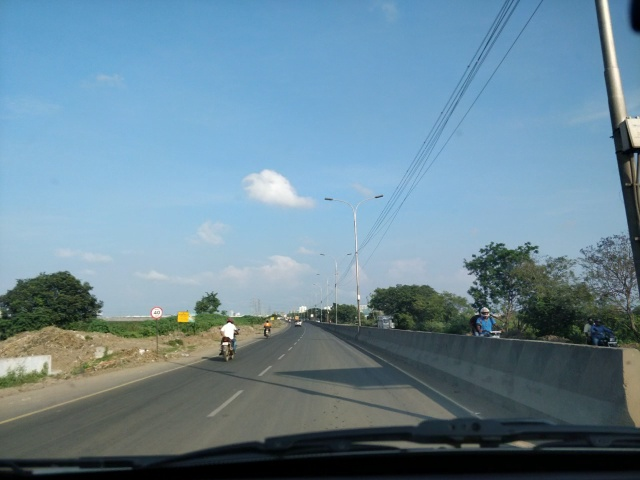
#> input picture dataset/ld15.jpg, 640 x 480 px
$ jupyter execute ImageDenoising.ipynb
#> lines starting #> are read from the running program, lines starting #| are printed output that depends on the picture
# Image Denoising in OpenCV

OpenCV provides four variations of this technique.

    cv2.fastNlMeansDenoising() - works with a single grayscale images
    cv2.fastNlMeansDenoisingColored() - works with a color image.
    cv2.fastNlMeansDenoisingMulti() - works with image sequence captured in short period of time (grayscale images)
    cv2.fastNlMeansDenoisingColoredMulti() - same as above, but for color images.

[cell 1]
import cv2
from matplotlib import pyplot as plt
from IPython.display import HTML, display

[cell 2]
img = cv2.imread('dataset/ld15.jpg')
#> img is the input picture: shape (480, 640, 3); mean B, G, R 151.4, 135.6, 106.8
dst = cv2.fastNlMeansDenoisingColored(img,None,10,10,7,21)

cv2.imshow('ori', img)
cv2.imshow('denoise', dst)
cv2.waitKey(0)
cv2.imwrite('dataset/denoise15.jpg', dst)
cv2.destroyAllWindows()

[cell 3]
display(HTML("<table><tr><td><img src='dataset/ld15.jpg'></td><td><img src='dataset/denoise15.jpg'></td></tr></table>"))

[cell 4]
#Observation: not good. lanes are also getting blurred along with shadow.
#try on gray scale

[cell 5]
img = cv2.imread('dataset/ld15.jpg')
#gray scale
gray = img[:,:,2] + img[:,:,1] - img[:,:,0]
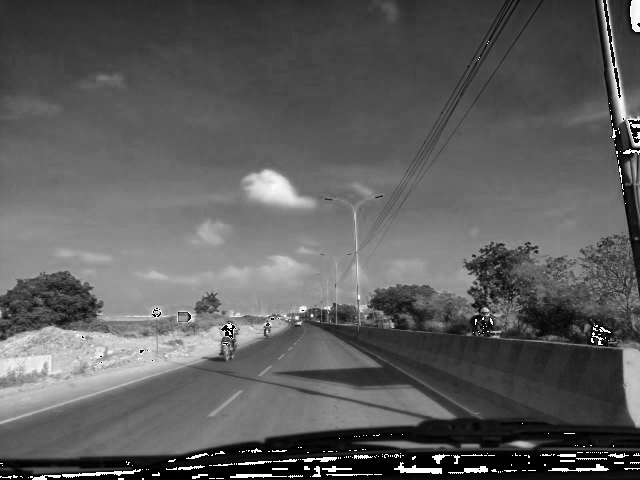
#> gray: shape (480, 640); min 0, max 255, mean 93.1
denoise = cv2.fastNlMeansDenoising(gray,None,10,7,21)

cv2.imshow('gray', gray)
cv2.imshow('denoise', denoise)
cv2.waitKey(0)
cv2.imwrite('./dataset/gray15.jpg', gray)
cv2.imwrite('dataset/dg.jpg', denoise)
cv2.destroyAllWindows()


$ run again, with dataset/ld1.jpg copied over dataset/ld15.jpg
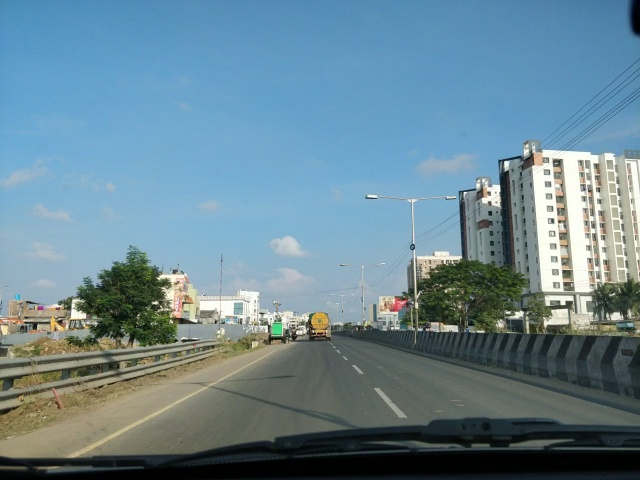
#> input picture dataset/ld1.jpg, 640 x 480 px
#> img is the input picture: shape (480, 640, 3); mean B, G, R 146.6, 133.9, 105.5
#> `gray = img[:,:,2] + img[:,:,1] - img[:,:,0]`:
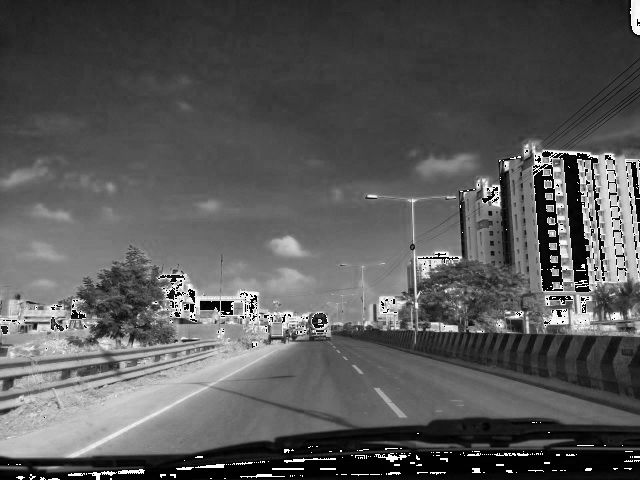
#> gray: shape (480, 640); min 0, max 255, mean 88.5

$ run again, with dataset/ld10.jpg copied over dataset/ld15.jpg
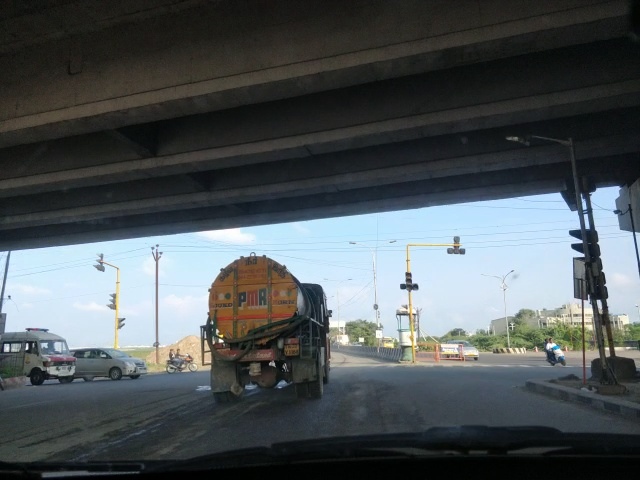
#> input picture dataset/ld10.jpg, 640 x 480 px
#> img is the input picture: shape (480, 640, 3); mean B, G, R 87.4, 84.9, 78.3
#> `gray = img[:,:,2] + img[:,:,1] - img[:,:,0]`:
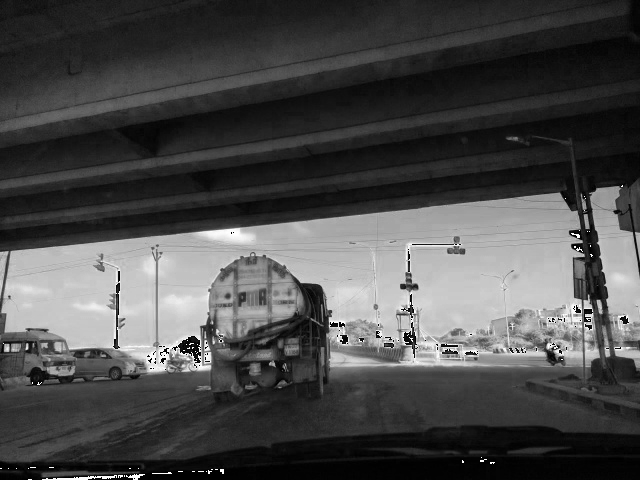
#> gray: shape (480, 640); min 0, max 255, mean 74.8

$ run again, with dataset/ld11.jpg copied over dataset/ld15.jpg
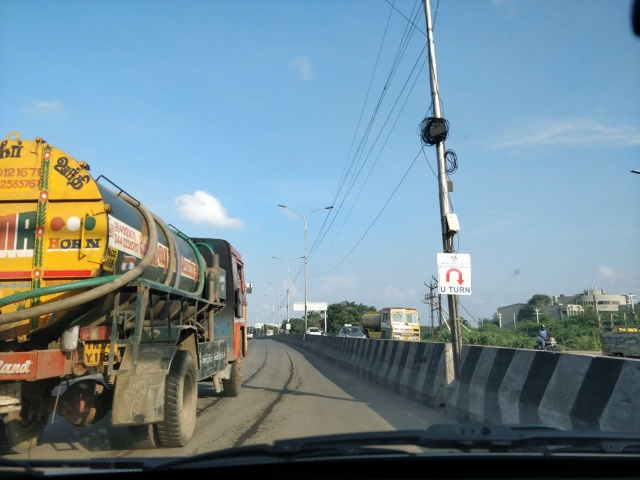
#> input picture dataset/ld11.jpg, 640 x 480 px
#> img is the input picture: shape (480, 640, 3); mean B, G, R 149.4, 139.2, 116
#> `gray = img[:,:,2] + img[:,:,1] - img[:,:,0]`:
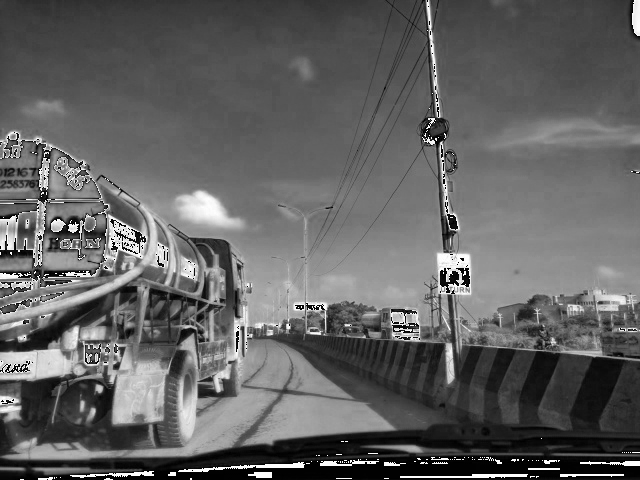
#> gray: shape (480, 640); min 0, max 255, mean 98.2
